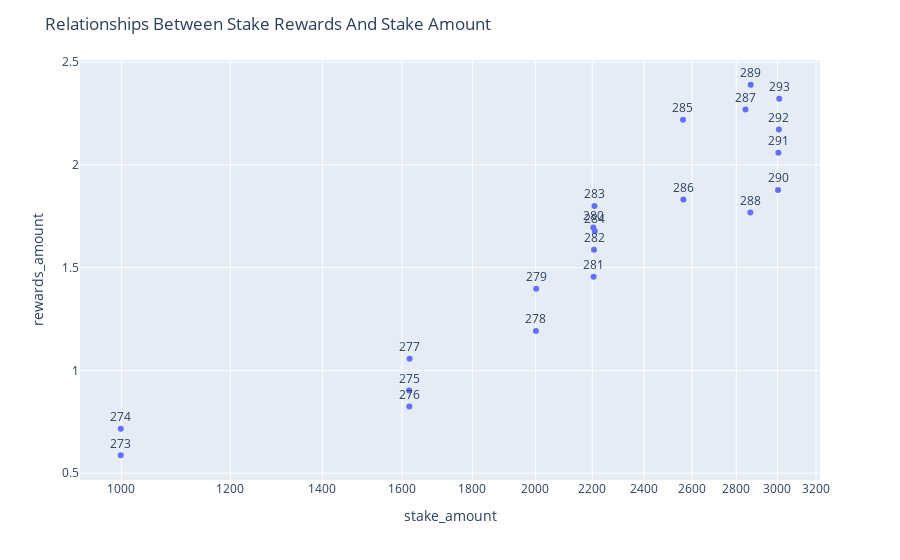

Source (notebook cell):
### Code cell
chart_relationships(stake_rewards_info,
                    x='stake_amount',
                    y='rewards_amount',
                    label_text='epoch',
                    title_text='Relationships Between Stake Rewards And Stake Amount')

### Figure 1 — Plotly figure (JSON) as saved in the notebook; plotly's stock layout.template omitted (floating-point values rounded to 4 significant figures)
{"data": [{"hovertemplate": "stake_amount=%{x}<br>rewards_amount=%{y}<br>epoch=%{text}<extra></extra>", "legendgroup": "", "marker": {"color": "#636efa", "symbol": "circle"}, "mode": "markers+text", "name": "", "orientation": "v", "showlegend": false, "text": [273, 274, 275, 276, 277, 278, 279, 280, 281, 282, 283, 284, 285, 286, 287, 288, 289, 290, 291, 292, 293], "textposition": "top center", "type": "scatter", "x": [998.8, 998.8, 1619.0, 1619.0, 1620.0, 2002.0, 2003.0, 2204.0, 2205.0, 2206.0, 2208.0, 2209.0, 2561.0, 2563.0, 2843.0, 2867.0, 2868.0, 3003.0, 3005.0, 3007.0, 3009.0], "xaxis": "x", "y": [0.5872, 0.7159, 0.9022, 0.8247, 1.057, 1.192, 1.397, 1.696, 1.456, 1.588, 1.801, 1.678, 2.22, 1.832, 2.27, 1.769, 2.39, 1.878, 2.06, 2.173, 2.322], "yaxis": "y"}], "layout": {"autosize": true, "legend": {"tracegroupgap": 0}, "margin": {"t": 60}, "title": {"text": "Relationships Between Stake Rewards And Stake Amount"}, "xaxis": {"anchor": "y", "autorange": true, "domain": [0, 1], "range": [2.97, 3.508], "title": {"text": "stake_amount"}, "type": "log"}, "yaxis": {"anchor": "x", "autorange": true, "domain": [0, 1], "range": [0.4742, 2.503], "title": {"text": "rewards_amount"}, "type": "linear"}}}
